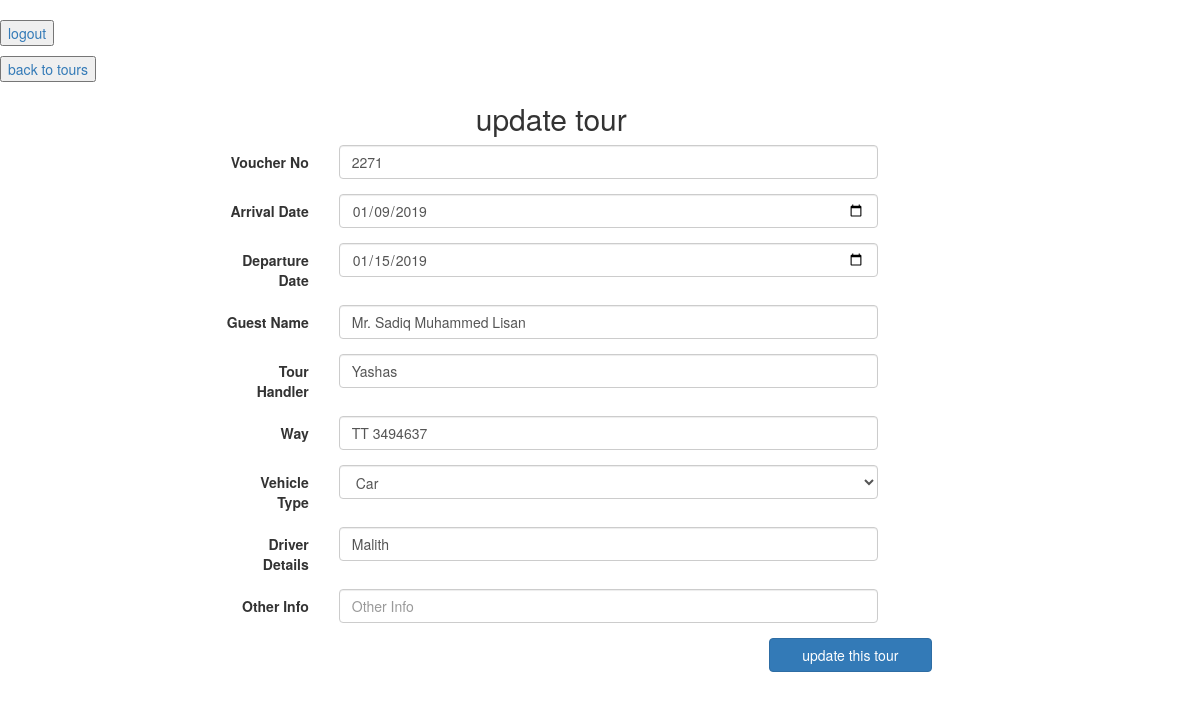
/php/updateform.php?id=61 (signed in), run on the app's committed database.
### tables this page shows
CREATE TABLE `upcoming` (
  `id` int(11) NOT NULL,
  `voucher_no` text,
  `arrival_date` text,
  `departure_date` text,
  `guest_name` text,
  `tour_handler` text,
  `way` text,
  `vehicle_type` text,
  `driver_details` text,
  `Hotels` text,
  `other_info` text
);

### php/updateform.php (the view, shortened to what this page needs)
<?php
	if(isset($_SESSION['uname'])){
		require_once('../db/connect.php');
		$id = $_GET['id'];
		$selectsql3 = "SELECT * FROM `upcoming` WHERE id=$id";
		$res3 = mysqli_query($connection, $selectsql3);
		$r3 = mysqli_fetch_assoc($res3);
echo "<html>";
echo "<head>";
echo "<link rel='stylesheet' href='https://maxcdn.bootstrapcdn.com/bootstrap/3.3.7/css/bootstrap.min.css'>";
echo "</head>";
echo "<body>";
		echo "<br><a href='../php/logout.php'><input type=button name=logout value=logout></a>";
		echo "<br><a href='../db/dashboard2.php'><input type=button name=dashboard value='back to tours'></a>";
echo "<div class='container'>";
echo "<div class='row'>";
echo "<form enctype='multipart/form-data' method='post' class='form-horizontal col-md-7 col-md-offset-2'>";
echo "<h2 align='center'>update tour</h2>";
echo "<div class='form-group'>";
echo "<label for='input1' class='col-sm-2 control-label'>Voucher No</label>";
echo "<div class='col-sm-10'>";
echo "<input type='text' name='voucherno' class='form-control' id='voucherno' placeholder='Voucher No' value=$r3[voucher_no]>";
echo "</div>";
echo "</div>";
echo "<div class='form-group'>";
echo "<label for='input1' class='col-sm-2 control-label'>Arrival Date</label>";
echo "<div class='col-sm-10'>";
echo "<input type='date' name='arrivaldate' class='form-control' id='arrivaldate' placeholder='Arrival Date' value=$r3[arrival_date]>";
echo "</div>";
echo "</div>";
echo "<div class='form-group'>";
echo "<label for='input1' class='col-sm-2 control-label'>Departure Date</label>";
echo "<div class='col-sm-10'>";
echo "<input type='date' name='departuredate' class='form-control' id='departuredate' placeholder='Departure Date' value=$r3[departure_date]>";
echo "</div>";
echo "</div>";
echo "<div class='form-group'>";
echo "<label for='input1' class='col-sm-2 control-label'>Guest Name</label>";
echo "<div class='col-sm-10'>";
echo "<input type='text' name='guestname' class='form-control' id='guestname' placeholder='Guest Name' value='$r3[guest_name]'>";
echo "</div>";
echo "</div>";
echo "<div class='form-group'>";
echo "<label for='input1' class='col-sm-2 control-label'>Tour Handler</label>";
echo "<div class='col-sm-10'>";
echo "<input type='text' name='tourhandler' class='form-control' id='tourhandler' placeholder='Tour Handler' value='$r3[tour_handler]'>";
echo "</div>";
echo "</div>";
echo "<div class='form-group'>";
echo "<label for='input1' class='col-sm-2 control-label'>Way</label>";
echo "<div class='col-sm-10'>";
echo "<input type='text' name='way' class='form-control' id='way' placeholder='Way' value='$r3[way]'>";
echo "</div>";
echo "</div>";
$ifcar = '';
if($r3['vehicle_type']=='Car'){
    $ifcar = 'selected';
}
echo "<div class='form-group'>";
echo "<label for='input1' class='col-sm-2 control-label'>Vehicle Type</label>";
echo "<div class='col-sm-10'>";
echo "<select name='vehicletype' id='vehicletype' class='form-control'>";
$ifcar = "<option value='Car' $ifcar>Car</option>";
echo $ifcar;
echo "</select>";
echo "</div>";
echo "</div>";
echo "<div class='form-group'>";
echo "<label for='input1' class='col-sm-2 control-label'>Driver Details</label>";
echo "<div class='col-sm-10'>";
echo "<input type='text' name='driverdetails' class='form-control' id='driverdetails' placeholder='Driver Details' value='$r3[driver_details]'>";
echo "</div>";
echo "</div>";
echo "<div class='form-group'>";
echo "<label for='input1' class='col-sm-2 control-label'>Other Info</label>";
echo "<div class='col-sm-10'>";
echo "<input type='text' name='otherinfo' class='form-control' id='otherinfo' placeholder='Other Info' value='$r3[other_info]'>";
echo "</div>";
echo "</div>";
echo "<input type='submit' class='btn btn-primary col-md-3 col-md-offset-10' value='update this tour'/>";
echo "</form>";
echo "</div>";
echo "</div>";
echo "</body>";
echo "</html>";
		}
		else {
		echo "<script>location.href='../index.php'</script>";
	}
?>

### data on the page
upcoming: voucherno "2271", arrivaldate "01/09/2019", departuredate "01/15/2019", guestname "Mr. Sadiq Muhammed Lisan", tourhandler "Yashas", way "TT 3494637", driverdetails "Malith"
